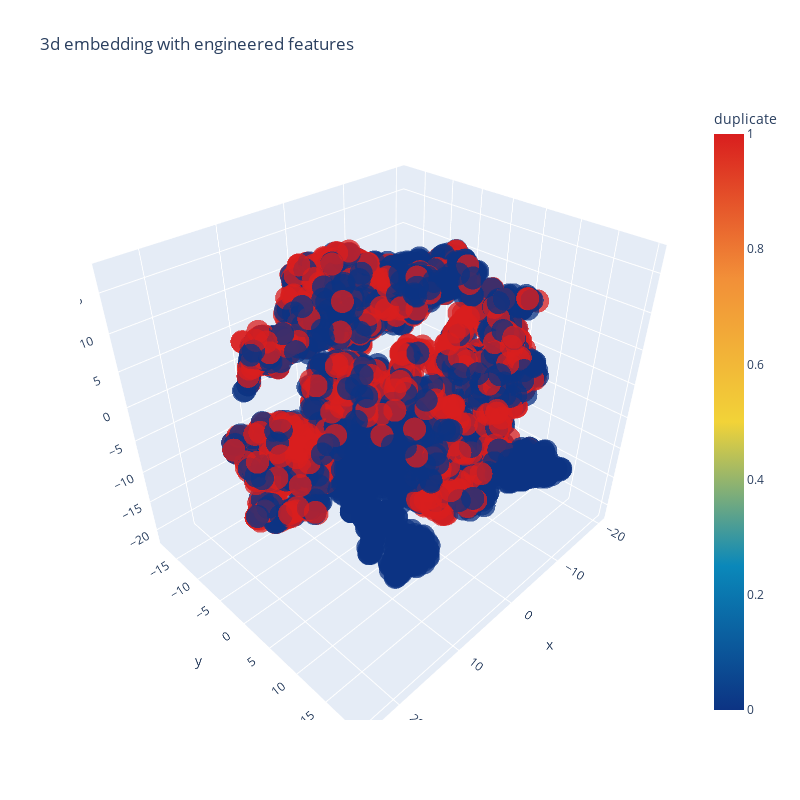

This figure's notebook cell:
### Code cell
trace1 = go.Scatter3d(
    x=tsne3d[:,0],
    y=tsne3d[:,1],
    z=tsne3d[:,2],
    mode='markers',
    marker=dict(
        sizemode='diameter',
        color = y,
        colorscale = 'Portland',
        colorbar = dict(title = 'duplicate'),
        line=dict(color='rgb(255, 255, 255)'),
        opacity=0.75
    )
)

data=[trace1]
layout=dict(height=800, width=800, title='3d embedding with engineered features')
fig=dict(data=data, layout=layout)
py.iplot(fig, filename='3DBubble')

### Figure 1 — Plotly figure (JSON) as saved in the notebook; plotly's stock layout.template omitted (floating-point values rounded to 4 significant figures; data arrays with more than 128 entries replaced by an {"elided": "..."} marker saying what was removed)
{"data": [{"marker": {"color": {"elided": "5000 int values"}, "colorbar": {"title": {"text": "duplicate"}}, "colorscale": [[0.0, "rgb(12,51,131)"], [0.25, "rgb(10,136,186)"], [0.5, "rgb(242,211,56)"], [0.75, "rgb(242,143,56)"], [1.0, "rgb(217,30,30)"]], "line": {"color": "rgb(255, 255, 255)"}, "opacity": 0.75, "sizemode": "diameter"}, "mode": "markers", "type": "scatter3d", "x": {"elided": "5000 float values"}, "y": {"elided": "5000 float values"}, "z": {"elided": "5000 float values"}}], "layout": {"height": 800, "title": {"text": "3d embedding with engineered features"}, "width": 800}}
